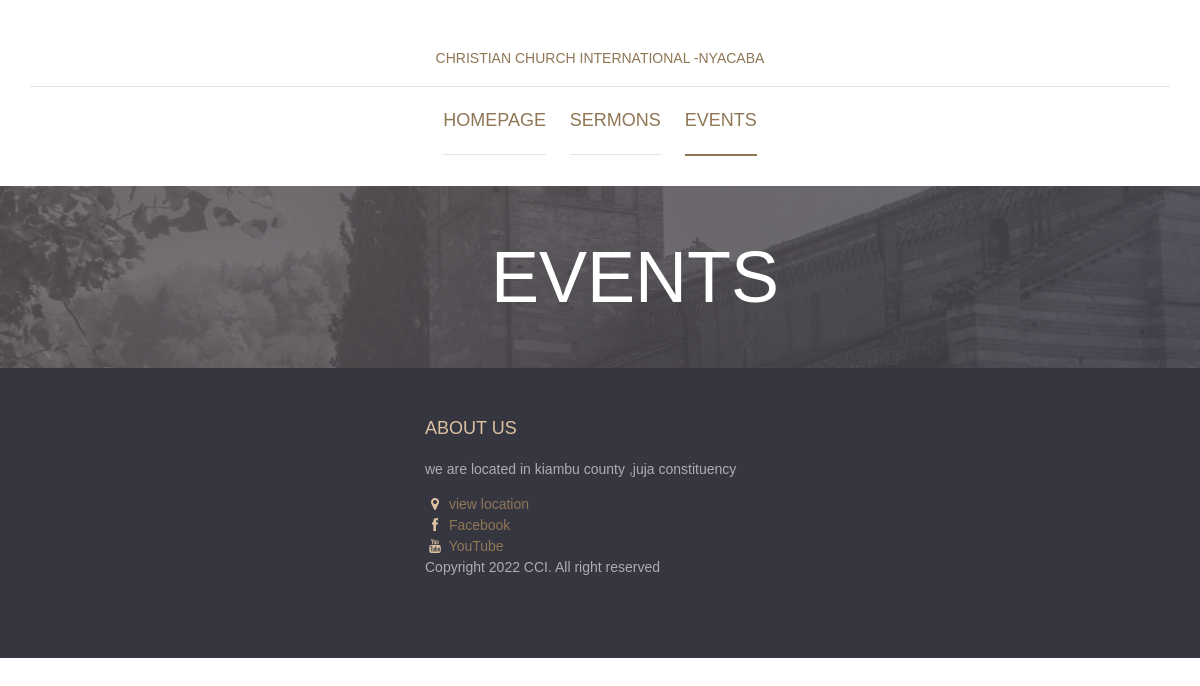
Before: /events with the older database file.
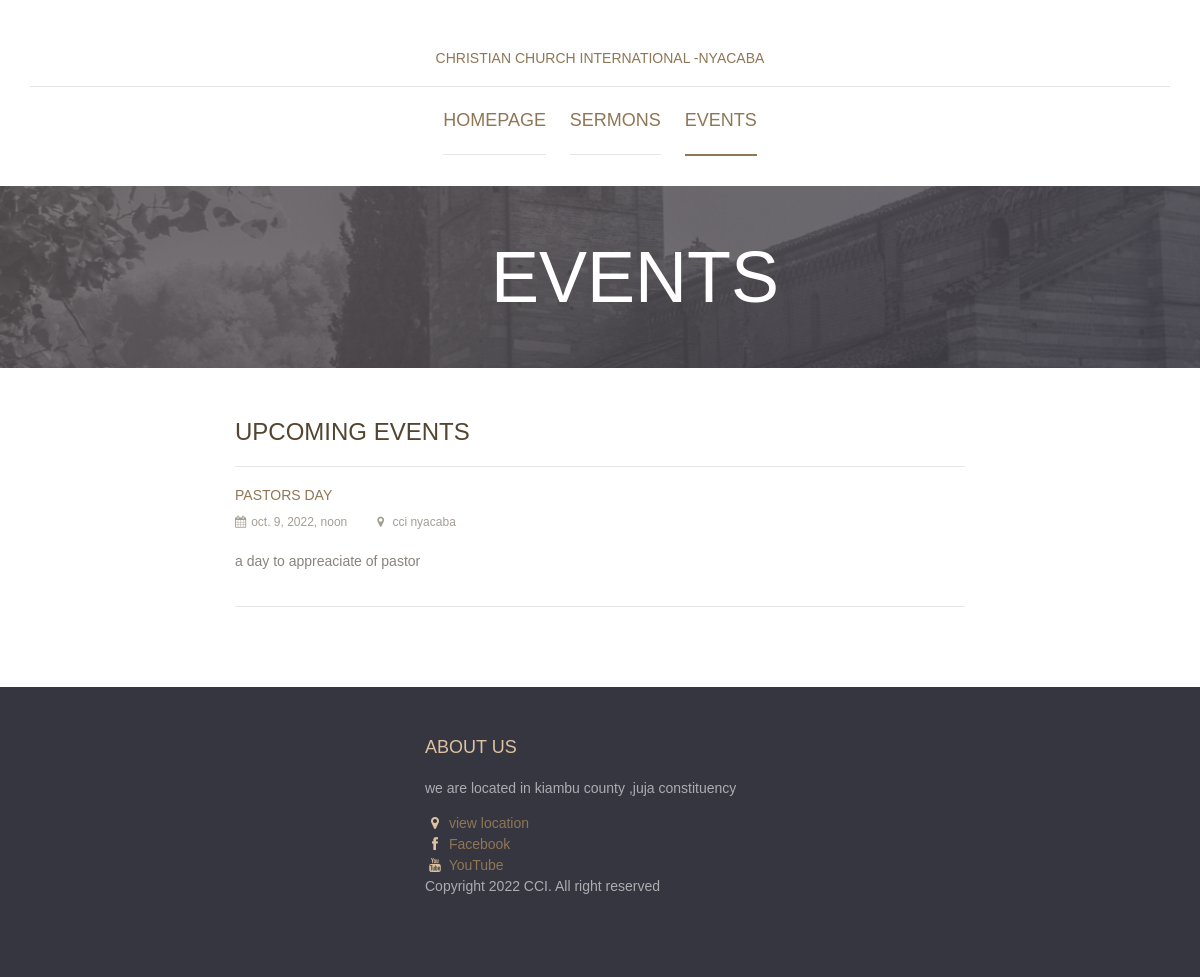
After: the same page with the newer database file.
### app/models.py (models this page shows)
class Event(models.Model):
    event_name=models.CharField(max_length=100)
    event_location=models.CharField(max_length=100)
    event_date=models.DateTimeField()
    event_info=models.CharField(max_length=1000)

### app/views.py (the view)
# urls.py: path('events',views.events,name='events'),
def events(request):
    events=Event.objects.all()
    return render(request,"events.html",{'events':events})

### template/events.html (shortened to what this page needs)
{% load static%}
<!DOCTYPE html>
<html lang="en">
	<head>
        <link href="{% static 'fonts/novecento-font/novecento-font.css' %}" rel="stylesheet" type="text/css">
		<link href="{% static 'fonts/font-awesome.min.css' %}" rel="stylesheet" type="text/css">
        <link rel="stylesheet" href="{% static 'style.css' %}">
	</head>
	<body>
		<div class="site-content">
			<header class="site-header">
				<div class="container">
					<a href="#" class="branding">
						<h1 class="site-title">CHRISTIAN CHURCH INTERNATIONAL -NYACABA</h1>
					</a>
					<div class="main-navigation">
						<ul class="menu">
							<li class="menu-item"><a href="home">Homepage </a></li>
							<li class="menu-item"><a href="sermons">Sermons </a></li>
							<li class="menu-item current-menu-item"><a href="events">Events </a></li>
						</ul>
					</div>
				</div>
			</header>
			<div class="page-head" data-bg-image="{% static 'images/page-head-1.jpg' %}">
				<div class="container">
					<h2 class="page-title">Events</h2>
				</div>
			</div>
{%for instance in events%}
			<main class="main-content">
				<div class="fullwidth-block">
					<div class="container">
						<div class="row">
							<div class="content col-md-8">
								<h2 class="section-title">Upcoming Events</h2>
								<ul class="event-list large">
									<li>
										<h3 class="event-title"><a href="#">{{instance.event_name}}</a></h3>
										<span class="event-meta">
											<span><i class="fa fa-calendar"></i>{{instance.event_date}}</span>
											<span><i class="fa fa-map-marker"></i> {{instance.event_location}}</span>
										</span>
										<p>{{instance.event_info}}</p>
									</li>
								</ul>
							</div>
							</div>
						</div>
					</div>
				</div>
{%endfor%}
			<footer class="site-footer">
				<div class="container">
					<div class="row">
						<div class="col-md-4">
							<div class="widget">
								<h3 class="widget-title">About us</h3>
								<p>we are located in kiambu county ,juja constituency </p>
								<ul class="address">
									<a href="location"><li><i class="fa fa-map-marker"></i> view location</li></a>
									<a href="https://www.facebook.com/CCINYACABA"><li><i class="fa fa-facebook"></i> Facebook </li></a>
									<a href="https://www.youtube.com/channel/UCvBdp-VLziuGJNNCYsjl6Iw"><i class="fa fa-youtube"></i> YouTube</li></a>
								</ul>
								<p class="colophon">Copyright 2022  CCI. All right reserved</p>
							</div>
						</div>
							</div>
						</div>
				</div>
			</footer>
	</body>
</html>

Changed rows visible on the page:
added Event: event_name "PASTORS DAY", event_date "oct. 9, 2022, noon", event_location "cci nyacaba", event_info "a day to appreaciate of pastor"
